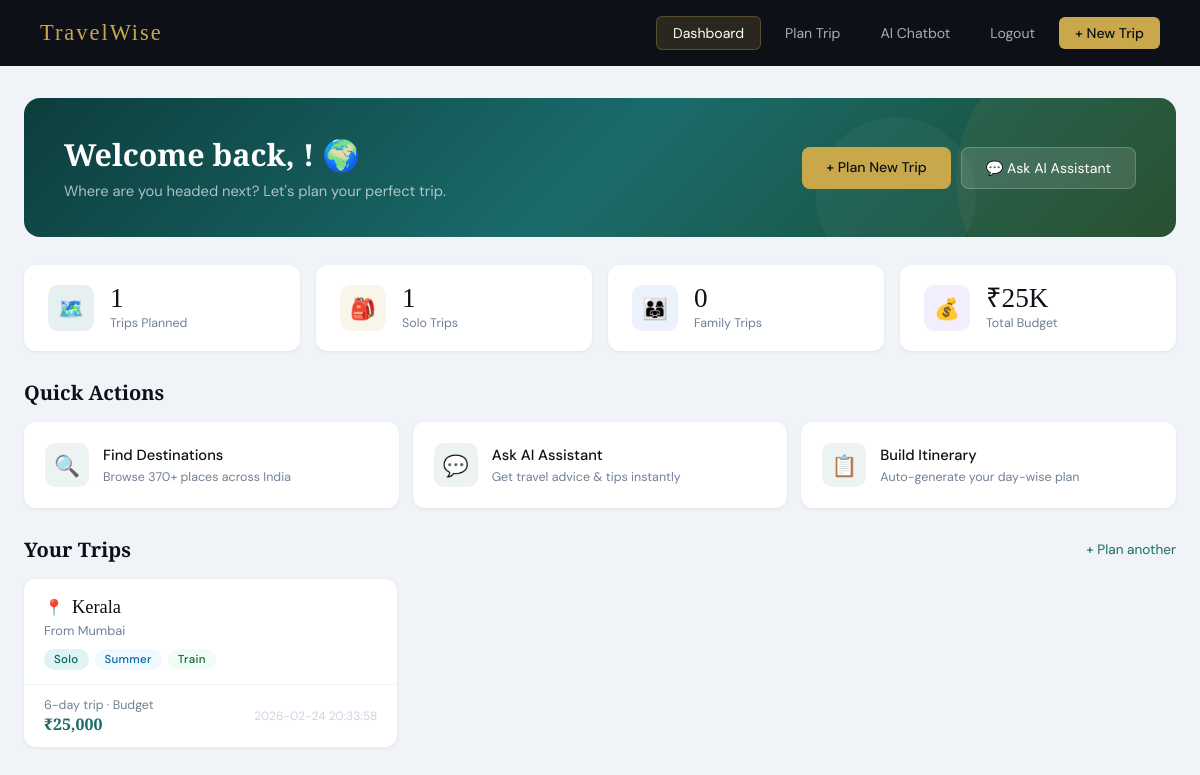
The app's page /dashboard (signed in) with its own data.
### tables this page shows
CREATE TABLE trips (
        id INTEGER PRIMARY KEY AUTOINCREMENT,
        user_id INTEGER NOT NULL,
        from_location TEXT,
        destination TEXT,
        trip_type TEXT,
        budget REAL,
        num_days INTEGER,
        transport TEXT,
        season TEXT,
        created_at TIMESTAMP DEFAULT CURRENT_TIMESTAMP,
        FOREIGN KEY(user_id) REFERENCES users(id)
    );

### routes/main.py (the view)
@main_bp.route("/dashboard")
@login_required
def dashboard():
    db = get_db()
    trips = db.execute(
        "SELECT * FROM trips WHERE user_id=? ORDER BY created_at DESC",
        (session["user_id"],)
    ).fetchall()
    class User:
        username = session.get("username","")
    return render_template("dashboard.html", trips=trips, current_user=User())

### app/__init__.py (called while the page is built)
def get_db():
    if 'db' not in g:
        g.db = sqlite3.connect(DB_PATH, detect_types=sqlite3.PARSE_DECLTYPES)
        g.db.row_factory = sqlite3.Row
    return g.db

def create_app():
    app = Flask(__name__, template_folder="../templates", static_folder="../static")
    app.config["SECRET_KEY"] = "wandr_travel_ai_2024_secret"
    init_db()
    @app.teardown_appcontext
    def close_db(error):
        db = g.pop('db', None)
        if db is not None:
            db.close()
    from routes.auth import auth_bp
    from routes.main import main_bp
    from routes.api import api_bp
    app.register_blueprint(auth_bp)
    app.register_blueprint(main_bp)
    app.register_blueprint(api_bp, url_prefix="/api")
    return app

### routes/main.py (called while the page is built)
def login_required(f):
    @wraps(f)
    def decorated(*args, **kwargs):
        if "user_id" not in session:
            return redirect(url_for("auth.login"))
        return f(*args, **kwargs)
    return decorated

### templates/dashboard.html (shortened to what this page needs)
<!DOCTYPE html>
<html lang="en">
<head>
</head>
<body>
<nav>
  <a href="/" class="logo">TravelWise</a>
  <div class="nav-right">
    <a href="/dashboard" class="active">Dashboard</a>
    <a href="/planner">Plan Trip</a>
    <a href="/chatbot">AI Chatbot</a>
    <a href="/logout">Logout</a>
    <a href="/planner" class="btn-new">+ New Trip</a>
  </div>
</nav>
<div class="page">
  <div class="welcome-banner">
    <div class="welcome-text">
      <h1>Welcome back, {{ current_user.username }}! 🌍</h1>
      <p>Where are you headed next? Let's plan your perfect trip.</p>
    </div>
    <div class="banner-actions">
      <a href="/planner" class="btn-primary">+ Plan New Trip</a>
      <a href="/chatbot" class="btn-secondary">💬 Ask AI Assistant</a>
    </div>
  </div>
  <div class="stats-row">
    <div class="stat-card">
      <div class="stat-icon teal">🗺️</div>
      <div class="stat-info">
        <div class="num">{{ trips|length }}</div>
        <div class="lbl">Trips Planned</div>
      </div>
    </div>
    <div class="stat-card">
      <div class="stat-icon gold">🎒</div>
      <div class="stat-info">
        <div class="num">{{ trips|selectattr('trip_type','eq','Solo')|list|length }}</div>
        <div class="lbl">Solo Trips</div>
      </div>
    </div>
    <div class="stat-card">
      <div class="stat-icon blue">👨‍👩‍👧</div>
      <div class="stat-info">
        <div class="num">{{ trips|selectattr('trip_type','eq','Family')|list|length }}</div>
        <div class="lbl">Family Trips</div>
      </div>
    </div>
    <div class="stat-card">
      <div class="stat-icon purple">💰</div>
      <div class="stat-info">
        <div class="num">₹{{ "{:,.0f}".format((trips|sum(attribute='budget'))|int / 1000) }}K</div>
        <div class="lbl">Total Budget</div>
      </div>
    </div>
  </div>
  <div class="section-header">
    <h2>Quick Actions</h2>
  </div>
  <div class="quick-links">
    <a href="/planner" class="quick-card">
      <div class="quick-card-icon">🔍</div>
      <div class="quick-card-text">
        <strong>Find Destinations</strong>
        <span>Browse 370+ places across India</span>
      </div>
    </a>
    <a href="/chatbot" class="quick-card">
      <div class="quick-card-icon">💬</div>
      <div class="quick-card-text">
        <strong>Ask AI Assistant</strong>
        <span>Get travel advice & tips instantly</span>
      </div>
    </a>
    <a href="/planner" class="quick-card">
      <div class="quick-card-icon">📋</div>
      <div class="quick-card-text">
        <strong>Build Itinerary</strong>
        <span>Auto-generate your day-wise plan</span>
      </div>
    </a>
  </div>
  <div class="section-header">
    <h2>Your Trips</h2>
    {% if trips %}
    <a href="/planner">+ Plan another</a>
    {% endif %}
  </div>
  {% if trips %}
  <div class="trips-grid">
    {% for trip in trips %}
    <div class="trip-card">
      <div class="trip-card-top">
        <div class="trip-dest">
          <span class="trip-dest-pin">📍</span>
          {{ trip.destination or 'Destination TBD' }}
        </div>
        <div class="trip-from">
          {% if trip.from_location %}From {{ trip.from_location }}{% endif %}
        </div>
        <div class="trip-badges">
          <span class="badge badge-{{ trip.trip_type.lower() }}">{{ trip.trip_type }}</span>
          <span class="badge badge-season">{{ trip.season }}</span>
          <span class="badge badge-transport">{{ trip.transport }}</span>
        </div>
      </div>
      <div class="trip-card-bottom">
        <div>
          <div class="trip-budget-label">{{ trip.num_days }}-day trip · Budget</div>
          <div class="trip-budget-val">₹{{ "{:,}".format(trip.budget|int) }}</div>
        </div>
        <div class="trip-date">{{ trip.created_at }}</div>
      </div>
    </div>
    {% endfor %}
  </div>
  {% endif %}
</div>
</body>
</html>

### records on screen
trips: destination "Kerala", from_location "Mumbai", trip_type "Solo", season "Summer", transport "Train", num_days "6", budget "25,000", created_at "2026-02-24 20:33:58"

### other values on screen
{{ trips|length }} "1"
{{ trips|selectattr('trip_type','eq','Solo')|list|length }} "1"
{{ trips|selectattr('trip_type','eq','Family')|list|length }} "0"
{{ "{:,.0f}".format((trips|sum(attribute='budget'))|int / 1000) }} "25"
